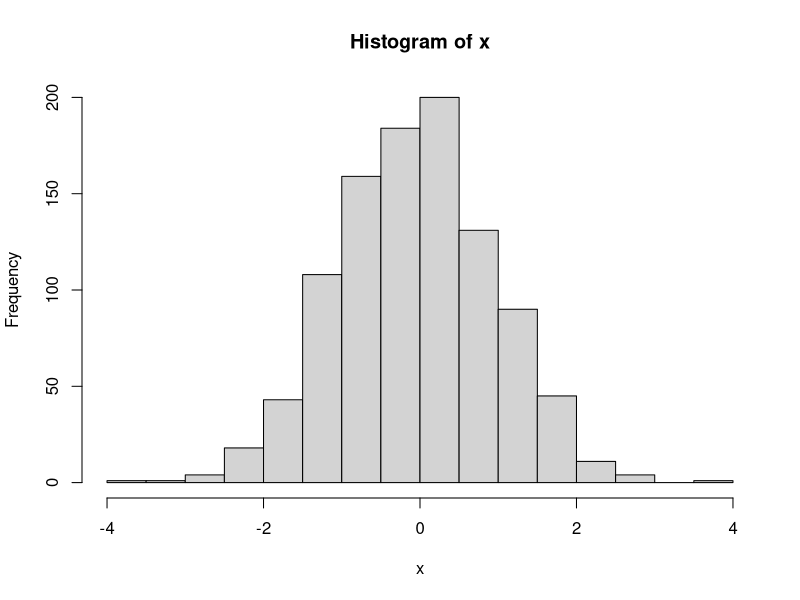

Reproduce this figure in R.
## ---- chunk 1
knitr::opts_chunk$set(echo = TRUE)
## ---- chunk 2
x <- rnorm(1000)
## ---- chunk 3
hist(x)
